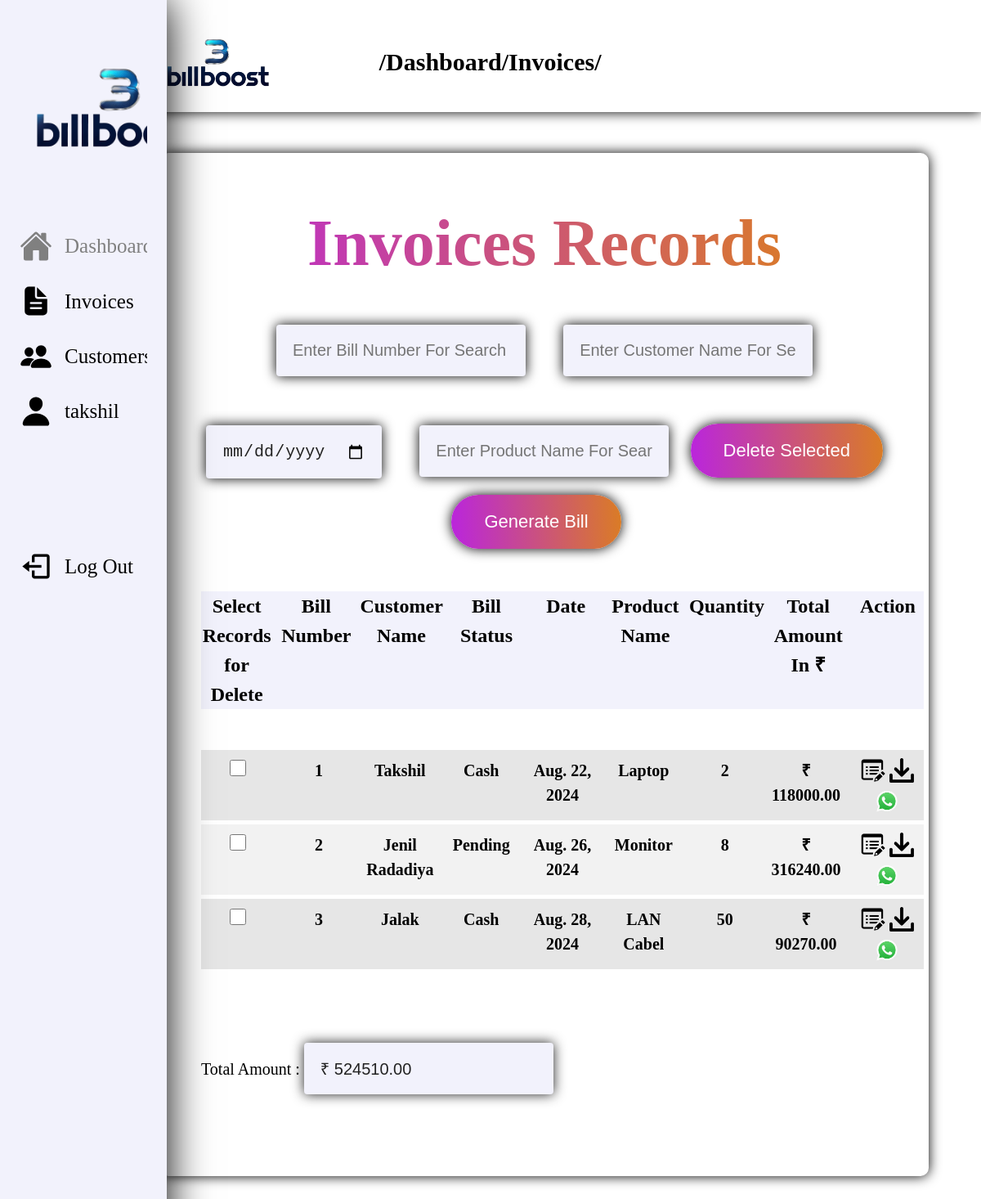
The app's page /bill_page (signed in), older data.
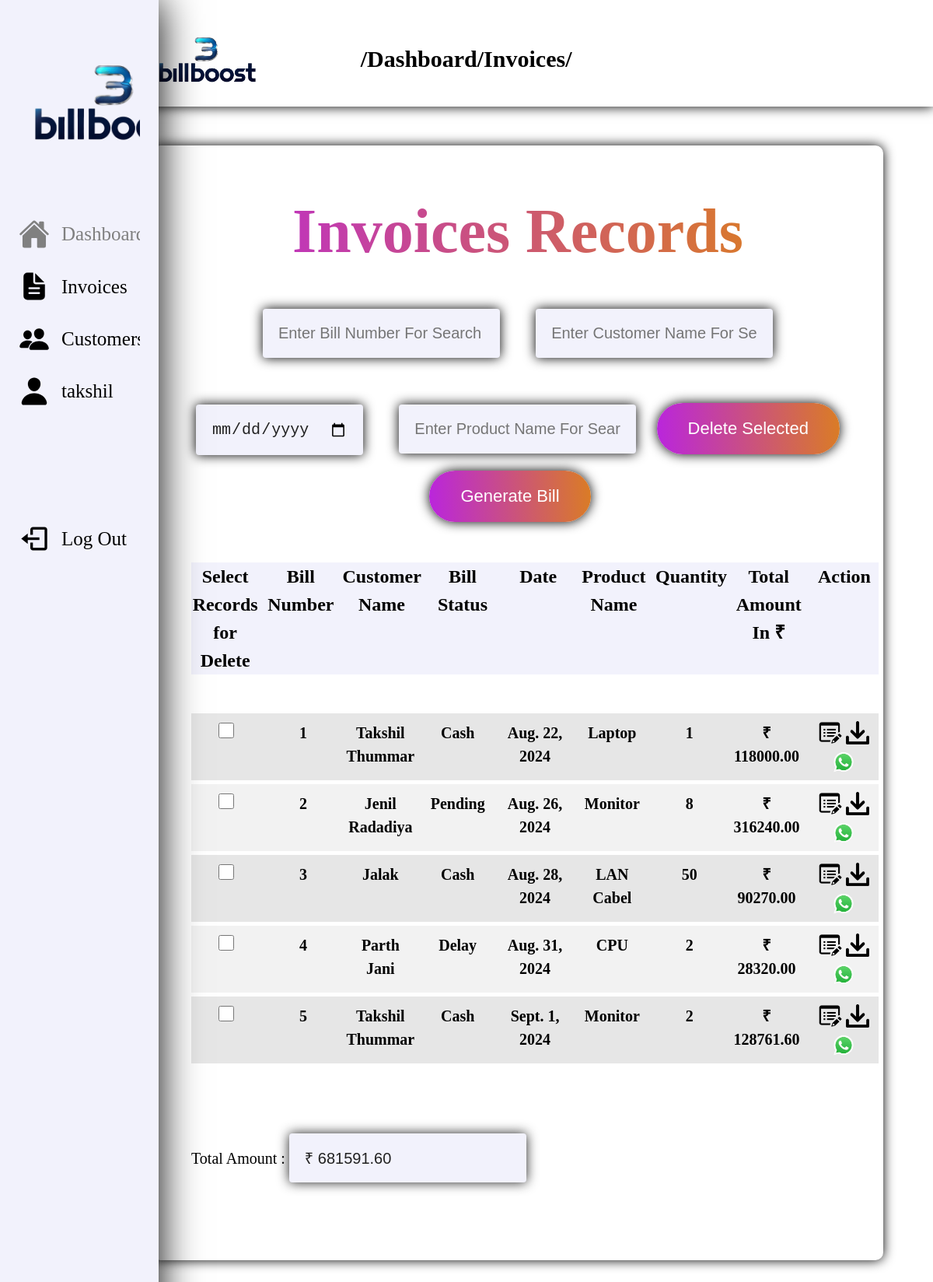
The same page, newer data.
### ERP_System_App/models.py (models this page shows, shortened)
class Bill(models.Model):
    user = models.ForeignKey(User, on_delete=models.CASCADE, default=1)
    bill_number = models.CharField(max_length=20)
    customer_name = models.CharField(max_length=100)
    customer_number = models.CharField(max_length=10, default='0000000000')
    address = models.CharField(max_length=1000, default='Default Address')
    bill_date = models.DateField()
    product_name = models.CharField(max_length=100)
    status = models.CharField(max_length=50, choices=[('Cash', 'Cash'), ('Pending', 'Pending'), ('Delay', 'Delay')], default='Cash')
    quantity = models.IntegerField()
    price = models.DecimalField(max_digits=10, decimal_places=2)
    tax = models.DecimalField(max_digits=10, decimal_places=2)
    total = models.DecimalField(max_digits=10, decimal_places=2)

### ERP_System_App/views.py (the view)
# urls.py: path('bill_page', views.bill_page, name='bill_page'),
def bill_page(request):
    bills = Bill.objects.all()
    if request.method == "POST":
        ids_to_delete = request.POST.getlist('delete')
        Bill.objects.filter(id__in=ids_to_delete).delete()
        return redirect('bill_page')
    user = request.user
    bills = Bill.objects.filter(user=user)
    customers = Customer.objects.filter(user=user)
    if request.path == '/bill_page':
        page_name = "Dashboard/Invoices"
    context = {
        'bills': bills,
        'customers': customers,
        'page_name' : page_name,
    }
    return render(request, 'bill_page.html', context)

### ERP_System_App/templates/bill_page.html (shortened to what this page needs)
{% extends 'base.html' %} {% block title %}Invoices - BillBoost Invoices{% endblock %} {% block invoices_active %}active{% endblock %} {% block content %} {% load static %}
<section>
    <div class="main-content">
        <div class="bill">
            <div class="bill-section">
                <form method="post" action="{% url 'bill_page' %}">
                    <div class="title">
                        <div class="title-name">
                            <h1>Invoices Records</h1>
                        </div>
                    </div>
                    <div class="bill-head">
                        <input type="text" id="search_bill_number" placeholder="Enter Bill Number For Search" onkeyup="filterTable()">
                        <input type="text" id="search_customer_name" placeholder="Enter Customer Name For Search" onkeyup="filterTable()">
                        <input type="date" id="search_date" placeholder="Enter Date For Search" onkeyup="filterTable()">
                        <input type="text" id="search_product_name" placeholder="Enter Product Name For Search" onkeyup="filterTable()">
                        <button type="submit" class="btn">Delete Selected</button>
                        <button type="button" class="btn" onclick="window.location.href='{% url 'generate_bill' %}'">Generate Bill</button>
                    </div>
                    <hr>
                    <div class="bill-search">
                        <div class="bill-search-table" id="billTable">
                            <div class="bill-search-table-header">
                                <div class="bill-search-table-header-details">
                                    <h2>Select Records for Delete</h2>
                                    <h2>Bill Number</h2>
                                    <h2>Customer Name</h2>
                                    <h2>Bill Status</h2>
                                    <h2>Date</h2>
                                    <h2>Product Name</h2>
                                    <h2>Quantity</h2>
                                    <h2>Total Amount In &#8377;</h2>
                                    <h2>Action</h2>
                                </div>
                            </div>
                            <div class="bill-search-table-raw" id="billTableBody">
                                {% for bill in bills %}
                                <div class="bill-search-table-raw-details">
                                    <h5><input type="checkbox" class="check" name="delete" value="{{ bill.id }}" style="width: 20px; height: 20px; align-items: center;"></h5>
                                    <h5>{{ bill.id }}</h5>
                                    <h5>{{ bill.customer_name }}</h5>
                                    <h5>{{ bill.status }}</h5>
                                    <h5>{{ bill.bill_date }}</h5>
                                    <h5>{{ bill.product_name }}</h5>
                                    <h5>{{ bill.quantity }}</h5>
                                    <h5>&#8377; {{ bill.total }}</h5>
                                    <h5>
                                        <a href="" onclick="showFallingPage()">
                                            <a href="#" onclick="editRecord('{{ bill.id }}', '{{ bill.bill_number }}', '{{ bill.customer_name }}', '{{ bill.customer_number }}', '{{ bill.bill_date }}', '{{ bill.product_name }}', '{{ bill.quantity }}', '{{ bill.price }}', '{{ bill.tax }}', '{{ bill.total }}', '{{ bill.status }}', '{{ bill.address}}')">
                                                <img src="{% static 'Images/edit.png' %}" alt="Edit">
                                            </a>
                                        </a>
                                        <a href="#" onclick="downloadPDF('{{ bill.bill_number }}', '{{ bill.customer_name }}', '{{ bill.customer_number }}', '{{ bill.bill_date }}', '{{ bill.product_name }}', '{{ bill.quantity }}', '{{ bill.price }}', '{{ bill.tax }}', '{{ bill.total }}')">
                                            <img src="{% static 'Images/download.png' %}" alt="Download">
                                        </a>
                                        <a href="#"><img src="{% static 'Images/wp.png' %}" alt="WhatsApp"></a>
                                    </h5>
                                </div>
                                {% empty %}
                                <tr>
                                    <td colspan="10">No Bills Available.</td>
                                </tr>
                                {% endfor %}
                            </div>
                        </div>
                    </div>
                    <div class="total-fields">
                        <div class="form-group">
                            <label for="total">Total Amount :</label>
                            <input type="text" id="total_amount" name="total_amount" value="{{ total_amount }}" placeholder="Please Enter Bills" oninput="validateNumber(this);" readonly>
                        </div>
                    </div>
                </form>
            </div>
        </div>
    </div>
</section>
{% endblock %}

### ERP_System_App/templates/base.html (shortened to what this page needs)
{% load static %}
<!DOCTYPE html>
<html lang="en">
<head>
    <link rel="stylesheet" href="{% static 'CSS/Style_Sheet_2.css' %}">
    <link href="https://cdn.jsdelivr.net/npm/boxicons@2.1.1/css/boxicons.min.css" rel="stylesheet">
</head>
<body>
    <header class="header">
        <div class="header__container">
            <h1 class="header__logo">
                <a href="/home/"><img src="{% static 'Images/file.png' %}"></a>/{{ page_name }}/</h1>
        </div>
    </header>
    <div class="nav" id="navbar">
        <nav class="nav__container">
            <div>
                <a href="/home/" class="nav__link nav__logo">
                </a>
                <div class="nav__list">
                    <div class="nav__items">
                        <li class="list {% block dashboard_active %}{% endblock %}">
                            <a href="/home" class="nav__link active">
                                <ion-icon name="home" class="nav__icon"></ion-icon>
                            </a>
                        </li>
                        <li class="list {% block invoices_active %}{% endblock %}">
                            <a href="/bill_page" class="nav__link">
                                <ion-icon name="document-text" class="nav__icon"></ion-icon>
                            </a>
                        </li>
                        <li class="list {% block customers_active %}{% endblock %}">
                            <a href="/business" class="nav__link">
                                <ion-icon name="people" class="nav__icon"></ion-icon>
                            </a>
                        </li>
                        <li class="list {% block profile_active %}{% endblock %}">
                            <a href="/profile" class="nav__link">
                                <ion-icon name="person" class="nav__icon"></ion-icon>
                            </a>
                        </li>
                    </div>
                </div>
            </div>
            <a href="/sign_out" class="nav__link nav__logout">
                <i class='bx bx-log-out nav__icon'></i>
            </a>
        </nav>
    </div>
    {% block content %}{% endblock %}
</body>
</html>

Row changes from the older to the newer data that the page shows:
changed Bill "Aug. 22, 2024": customer_name "Takshil" → "Takshil Thummar"; quantity "2" → "1"
added Bill: id "4", customer_name "Parth Jani", status "Delay", bill_date "Aug. 31, 2024", product_name "CPU", quantity "2", total "28320.00"
added Bill: id "5", customer_name "Takshil Thummar", status "Cash", bill_date "Sept. 1, 2024", product_name "Monitor", quantity "2", total "128761.60"
Text that changed along with them:
form field total_amount: "₹ 524510.00" → "₹ 681591.60"
